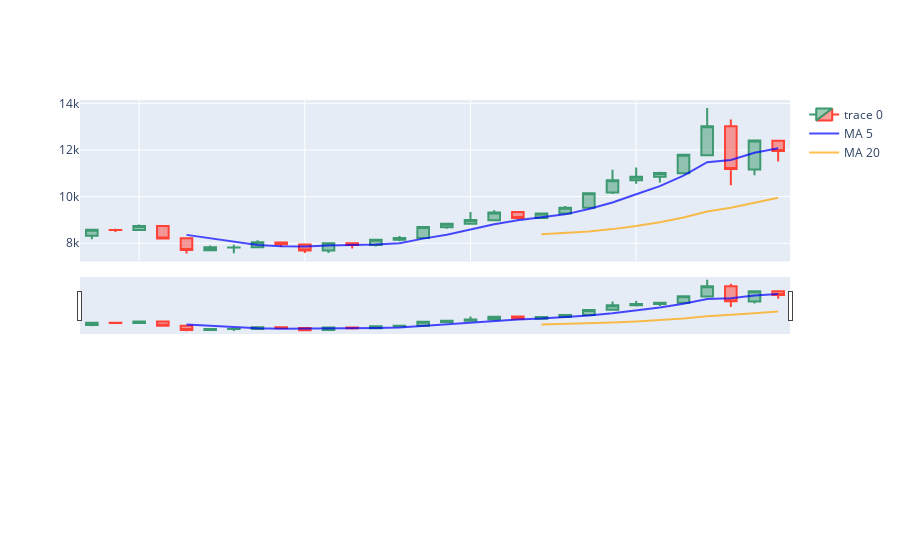

Source (notebook cell):
### Code cell
fig.add_trace(go.Scatter(x=btc.index, 
                         y=btc['MA5'], 
                         opacity=0.7, 
                         line=dict(color='blue', width=2), 
                         name='MA 5'))
fig.add_trace(go.Scatter(x=btc.index, 
                         y=btc['MA20'], 
                         opacity=0.7, 
                         line=dict(color='orange', width=2), 
                         name='MA 20'))
